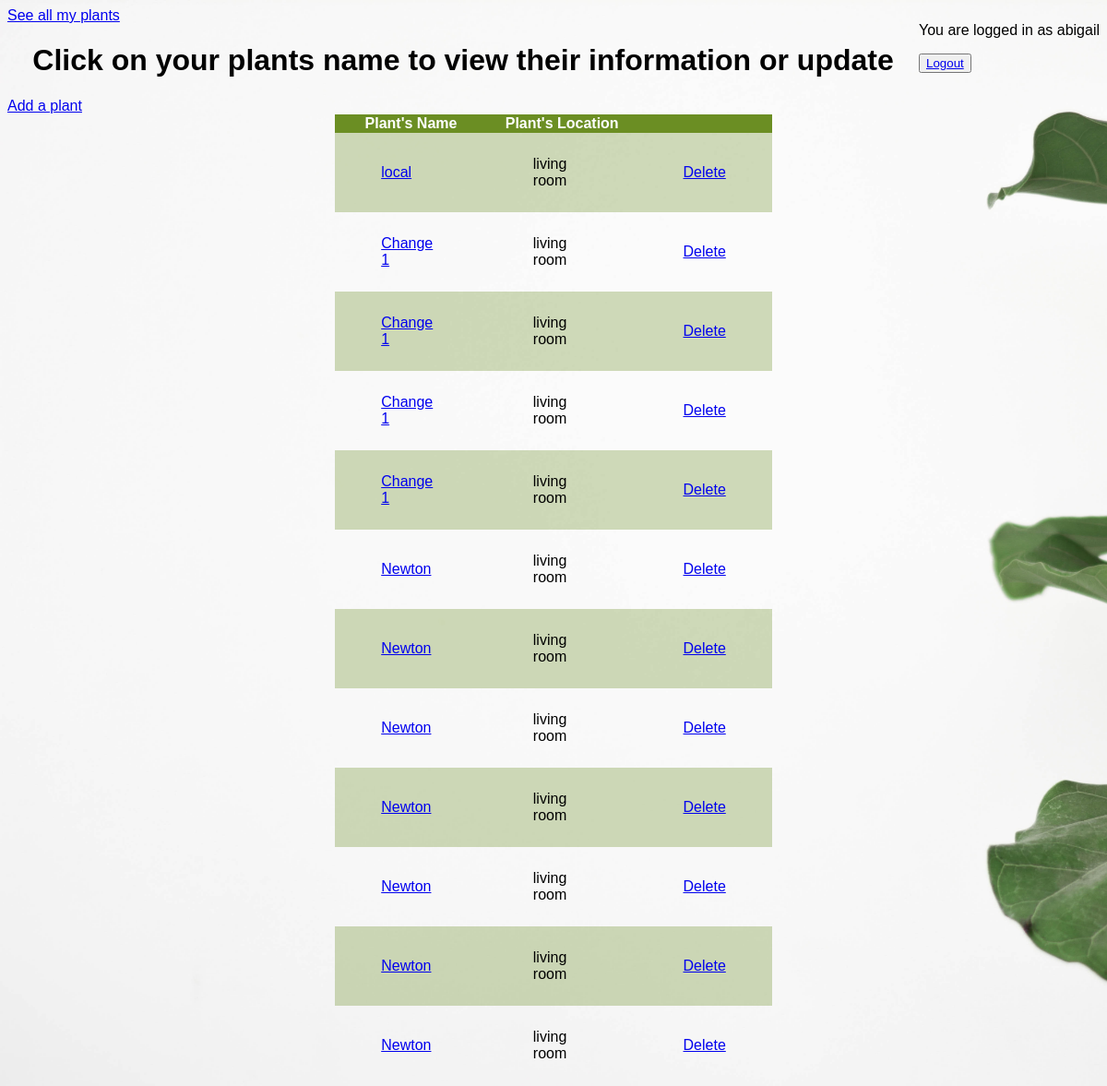
Page /plants/ (signed in) on the committed database.
### plants/models.py (models this page shows)
class plants(models.Model):
	user=models.ForeignKey(User, on_delete=models.CASCADE)
	name= models.CharField(max_length=50)
	location=models.CharField(max_length=200)
	frequency=models.PositiveSmallIntegerField()
	last_watered=models.DateField()
	event_id = models.CharField(max_length= 50, blank=True)
	def get_absolute_url(self):
		return reverse('update-plant', kwargs={"pk": self.pk})
	def get_delete(self):
		return reverse('delete-plant', kwargs={"pk": self.pk})

### plants/views.py (the view)
# urls.py: path('', PlantListView.as_view(), name= 'plants'),
class PlantListView(LoginRequiredMixin,ListView):
	template_name= 'plants/plants_list.html'
	def get_queryset(self):
		return plants.objects.filter(user=self.request.user)

### plants/templates/plants/plants_list.html
{% extends "base.html" %}
{% block content%}
<h1> Click on your plants name to view their information or update</h1>
<a href='{% url "create-plant" %}'>Add a plant</a>
	<table>
		<tr>
			<th> Plant's Name</th>
			<th> Plant's Location</th>
			<th></th>
		</tr>
		{% for instance in object_list%}
			<tr>
				<td><a href= '{{ instance.get_absolute_url }}'>{{instance.name}} </a></td>
				<td>{{instance.location}}</td>
				<form action= '.' method='POST'> {% csrf_token %}<td> <a href='{{ instance.get_delete }}'>Delete </a></td></form>
			</tr>
		{%endfor%}
	</table>
{% endblock%}

### plants/templates/base.html (shortened to what this page needs)
<!doctype html>
<html>
<head>
</head>
<body>
<a href='{% url "plants" %}'>See all my plants </a>
<div class= user>
<p> You are logged in as {{user.username}}</p>
<button class= "button logout"><a href='{% url "account_logout" %}'>Logout </a></button>
</div>
{% block content %}
{% endblock %}
</body>
{% load static %}
<link rel= "stylesheet" type= "text/css" href="{% static 'plants/style.css' %}">
</html>

### plants/static/plants/style.css (style rules this page uses)
body { font-family: Lora, sans-serif; background: green url("images/pexels-content-pixie-3554239.jpg"); background-size: cover; }
table { width: 40%; margin-right: auto; margin-left: auto; border-collapse: collapse; }
tr:nth-child(even) { background-color: #6B8E2350; }
td { vertical-align: middle; padding: 25px 50px 25px; }
th { background-color: #6B8E23; color: white; }
h1 { text-align:center; font-family: Ubuntu, sans-serif; }
.user { float:right; }

### rows in the picture
plants: name "local", location "living room"
plants: name "Change 1", location "living room"
plants: name "Change 1", location "living room"
plants: name "Change 1", location "living room"
plants: name "Change 1", location "living room"
plants: name "Newton", location "living room"
plants: name "Newton", location "living room"
plants: name "Newton", location "living room"
plants: name "Newton", location "living room"
plants: name "Newton", location "living room"
plants: name "Newton", location "living room"
plants: name "Newton", location "living room"

### other values in the picture
{{ user.username }} "abigail"
